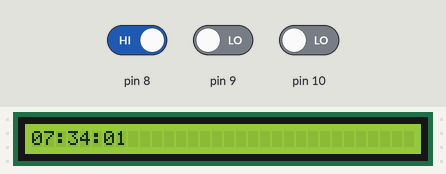
A sketch run on a simulated Arduino Uno, built with avr-gcc and run on an emulated ATmega328P. Shown: 32×1 character LCD. Inputs (shaded band) come from the test bench; at power-on: pin 8 HIGH, pin 9 LOW, pin 10 LOW.

Above: at 1.6 s.
1.7 s: pin 8 driven LOW
At 3.2 s:
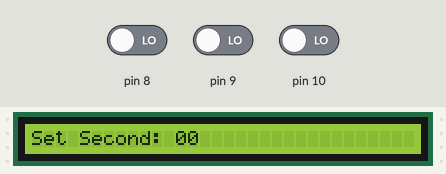
5.0 s: pin 8 driven HIGH
At 5.16 s:
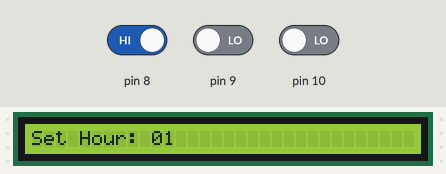
6.6 s: pin 8 driven LOW
At 6.82 s:
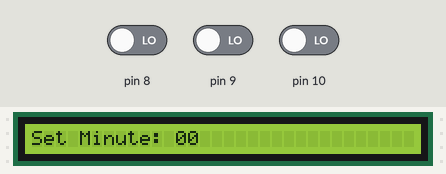
Timing chart, 0 to 9.6 s (numbered marks = the images above; inputs shaded):
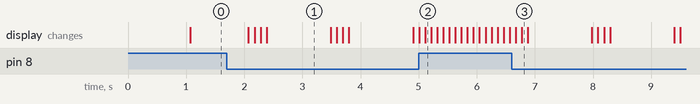

The sketch:

Arduino_Digital_Clock_in_LCD.ino
```cpp
#include <LiquidCrystal.h>

LiquidCrystal lcd(0, 1, 2, 4, 5, 6, 7);

int hour = 7;
int minute = 34;
int second = 0;

int tempHour = 12;
int tempMinute = 0;
int tempSecond = 0;

void setup()
{
  lcd.begin(32, 1);
  pinMode(8, INPUT);
  pinMode(9, INPUT);
  pinMode(10, INPUT);
  show();
}

void loop()
{
  delay(1000);
  calculateUpdatedTime();
  show();

  if( digitalRead(8) == LOW )
  {
    delay(100);
    lcd.clear();
    lcd.write("Set Hour: ");
    printDigit(tempHour);


    while(1)
    {
      if( digitalRead(8) == LOW )
      {
        delay(100);
        break;
      }
      if( digitalRead(10) == LOW )//increment
      {
        delay(100);
        tempHour++;
        if( tempHour == 13 )
        {
          tempHour = 1;
        }
        lcd.clear();
        lcd.write("Set Hour: ");
        printDigit(tempHour);

        hour = tempHour;
      }
      if( digitalRead(9) == LOW )//decrement
      {
        delay(100);
        tempHour--;
        if( tempHour == 0 )
        {
          tempHour = 12;
        }
        lcd.clear();
        lcd.write("Set Hour: ");
        printDigit(tempHour);

        hour = tempHour;
      }
    }


    lcd.clear();
    lcd.write("Set Minute: ");
    printDigit(tempMinute);


    while(1)
    {
      if( digitalRead(8) == LOW )
      {
        delay(100);
        break;
      }
      if( digitalRead(10) == LOW )//increment
      {
        delay(100);
        tempMinute++;
        if( tempMinute == 60 )
        {
          tempMinute = 0;
        }
        lcd.clear();
        lcd.write("Set Minute: ");
        printDigit(tempMinute);

        minute = tempMinute;
      }
      if( digitalRead(9) == LOW )//decrement
      {
        delay(100);
        tempMinute--;
        if( tempMinute == -1 )
        {
          tempMinute = 59;
        }
        lcd.clear();
        lcd.write("Set Minute: ");
        printDigit(tempMinute);

        minute = tempMinute;
      }
    }


    lcd.clear();
    lcd.write("Set Second: ");
    printDigit(tempSecond);


    while(1)
    {
      if( digitalRead(8) == LOW )
      {
        delay(100);
        break;
      }
      if( digitalRead(10) == LOW )//increment
      {
        delay(100);
        tempSecond++;
        if( tempSecond == 60 )
        {
          tempSecond = 0;
        }
        lcd.clear();
        lcd.write("Set Second: ");
        printDigit(tempSecond);

        second = tempSecond;
      }
      if( digitalRead(9) == LOW )//decrement
      {
        delay(100);
        tempSecond--;
        if( tempSecond == -1 )
        {
          tempSecond = 59;
        }
        lcd.clear();
        lcd.write("Set Second: ");
        printDigit(tempSecond);

        second = tempSecond;
      }
    }


  }
}


void calculateUpdatedTime()
{
  second++;

  if( second == 60 )
  {
    second = 0;
    minute++;

    if( minute == 60 )
    {
      minute = 0;
      hour++;

      if( hour == 13 )
      {
        hour = 1;
      }
    }
  }
}

void printDigit(int number)
{
  if( number < 10 )
  {
    lcd.write("0");
    lcd.print(number);
  }
  else
  {
    lcd.print(number);
  }
}

void show()
{
  lcd.clear();

  printDigit(hour);
  lcd.write(":");

  printDigit(minute);
  lcd.write(":");

  printDigit(second);
}
```

Measured:
- after the input at 1.7 s, the display: first differs from a run without the input after 0.48 s (image 1 shows a later state)
- after the input at 6.6 s, the display: first differs from a run without the input after 0.17 s (image 3)
- what the display in image 1 shows lasts 1.1 s, from 2.4 s to 3.5 s
